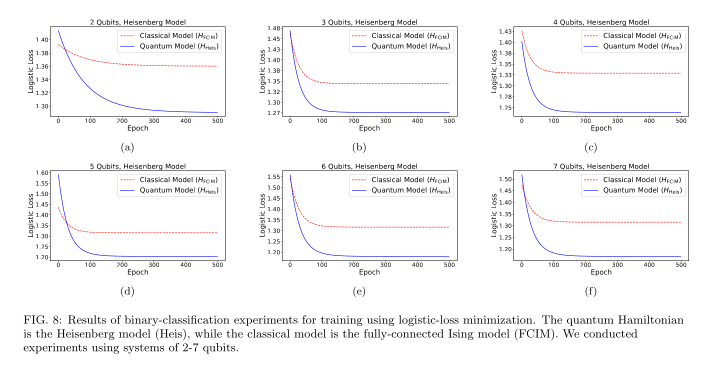
#> input picture docs/fig_8.png, 1425 x 752 px (shown at 1/2 size)
$ python digitize_fig8_classical.py
#> lines starting #> are read from the running program, lines starting #| are printed output that depends on the picture
"""
Digitize the classical FCIM (red dashed) curves from docs/fig_8.png.

The image is the paper's Fig. 8 (2x3 grid, n=2..7 qubits). We only need the
classical curve as a static reference -- the quantum curves are reproduced by
actually running the models (see run_pennylane_vs_original.py).

Calibration (pixel <-> data) was derived by detecting the axes bounding boxes
and tick-mark pixel positions programmatically, then reading the tick labels
off zoomed crops of the image. Recorded here as fixed constants rather than
re-derived every run.
"""
from __future__ import annotations

from pathlib import Path

import numpy as np
import pandas as pd
from PIL import Image

REPO_ROOT = Path(__file__).resolve().parent.parent
IMG_PATH = REPO_ROOT / "docs" / "fig_8.png"
OUT_DIR = REPO_ROOT / "results" / "digitized"

# panel pixel boxes: (x0, x1, y0, y1) = axes-spine bounding box
PANEL_BOXES = {
    2: (100, 450, 53, 232),
    3: (564, 914, 53, 232),
    4: (1027, 1377, 53, 232),
    5: (100, 450, 341, 521),
    6: (564, 914, 341, 521),
    7: (1027, 1377, 341, 521),
}

# x-axis tick pixel centers (all panels share the same 0..500 epoch axis)
PANEL_XTICKS_PX = {
    2: [116, 180, 244, 307, 371, 435],
    3: [580, 643, 707, 771, 835, 898],
    4: [1043, 1107, 1171, 1234, 1298, 1362],
    5: [116, 180, 244, 307, 371, 435],
    6: [580, 643, 707, 771, 835, 898],
    7: [1043, 1107, 1171, 1234, 1298, 1362],
}
XTICK_VALUES = [0, 100, 200, 300, 400, 500]

# y-axis tick pixel centers + values, read off zoomed crops of each panel
PANEL_YTICKS_PX = {
    2: [79, 106, 132, 159, 185, 212],
    3: [56, 77, 98, 119, 141, 162, 183, 204, 225],
    4: [62, 84, 106, 128, 149, 171, 193, 215],
    5: [345, 366, 387, 408, 429, 451, 472, 493, 514],
    6: [353, 375, 396, 418, 439, 461, 482, 504],
    7: [358, 381, 404, 428, 451, 474, 498],
}
PANEL_YTICK_VALUES = {
    2: [1.40, 1.38, 1.36, 1.34, 1.32, 1.30],
    3: [1.48, 1.45, 1.43, 1.40, 1.38, 1.35, 1.32, 1.30, 1.27],
    4: [1.43, 1.40, 1.38, 1.35, 1.33, 1.30, 1.28, 1.25],
    5: [1.60, 1.55, 1.50, 1.45, 1.40, 1.35, 1.30, 1.25, 1.20],
    6: [1.55, 1.50, 1.45, 1.40, 1.35, 1.30, 1.25, 1.20],
    7: [1.50, 1.45, 1.40, 1.35, 1.30, 1.25, 1.20],
}


def _linear_calibration(px, val):
    """Least-squares fit of pixel -> data value (both are linear axes)."""
    px = np.asarray(px, dtype=float)
    val = np.asarray(val, dtype=float)
    slope, intercept = np.polyfit(px, val, 1)
    return slope, intercept


def digitize_panel(n: int, arr: np.ndarray) -> pd.DataFrame:
    x0, x1, y0, y1 = PANEL_BOXES[n]
    x_slope, x_intercept = _linear_calibration(PANEL_XTICKS_PX[n], XTICK_VALUES)
    y_slope, y_intercept = _linear_calibration(PANEL_YTICKS_PX[n], PANEL_YTICK_VALUES[n])

    # red dashed classical curve: strong red channel, weak green/blue
    region = arr[y0 + 1 : y1, x0 + 1 : x1]
    r = region[:, :, 0].astype(int)
    g = region[:, :, 1].astype(int)
    b = region[:, :, 2].astype(int)
    red_mask = (r > 150) & (g < 140) & (b < 140) & (r - g > 60) & (r - b > 60)

    # blank out the legend box (contains a red-dashed sample swatch that would
    # otherwise be mistaken for the curve); box is at a fixed relative offset
    # in every panel since the legend placement/size is identical throughout.
    red_mask[0:55, 125:350] = False

    n_cols = region.shape[1]
    col_px_x = np.arange(x0 + 1, x1)
    epoch_at_col = x_slope * col_px_x + x_intercept

    rows_per_col = []
    valid_cols = []
    for c in range(n_cols):
        rows = np.where(red_mask[:, c])[0]
        if rows.size:
            rows_per_col.append(rows.mean() + y0 + 1)
            valid_cols.append(c)

    valid_epochs = epoch_at_col[valid_cols]
    valid_rows_px = np.array(rows_per_col)

    # dashed line leaves gaps -- interpolate over the full 0..500 epoch grid
    order = np.argsort(valid_epochs)
    valid_epochs = valid_epochs[order]
    valid_rows_px = valid_rows_px[order]

    epoch_grid = np.arange(0, 501)
    row_px_interp = np.interp(epoch_grid, valid_epochs, valid_rows_px)
    classical_loss = y_slope * row_px_interp + y_intercept

    return pd.DataFrame({"Epoch": epoch_grid, "Classical_Loss_Digitized": classical_loss})


def main() -> None:
    im = Image.open(IMG_PATH).convert("RGB")
    arr = np.array(im)

    OUT_DIR.mkdir(parents=True, exist_ok=True)
    for n in range(2, 8):
        df = digitize_panel(n, arr)
        out_path = OUT_DIR / f"fig8_classical_{n}qubit_digitized.csv"
        df.to_csv(out_path, index=False)
        print(f"n={n}: {out_path}  "
              f"(start={df['Classical_Loss_Digitized'].iloc[0]:.4f}, "
              f"end={df['Classical_Loss_Digitized'].iloc[-1]:.4f})")
#> this loop made 1 pass
#> df on pass 1: table of 501 rows and 2 columns
#> pass 1, in digitize_panel, `region = arr[y0 + 1 : y1, x0 + 1 : x1]`:
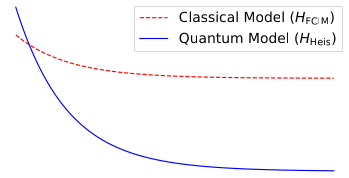
#> region: shape (178, 349, 3); mean R, G, B 249.2, 248, 250
#> pass 1, in digitize_panel, `r = region[:, :, 0].astype(int)`:
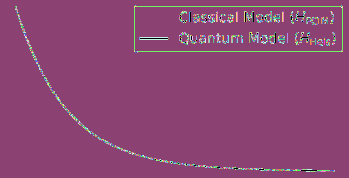
#> r: shape (178, 349) int64; 256 distinct labels, from 0 to 255; one colour per label, 0 black
#> pass 1, in digitize_panel, `b = region[:, :, 2].astype(int)`:
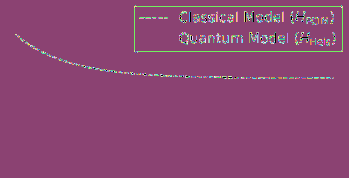
#> b: shape (178, 349) int64; 255 distinct labels, from 0 to 255; one colour per label, 0 black


if __name__ == "__main__":
#> (the run stopped early here; a loop or call above may not have finished)
